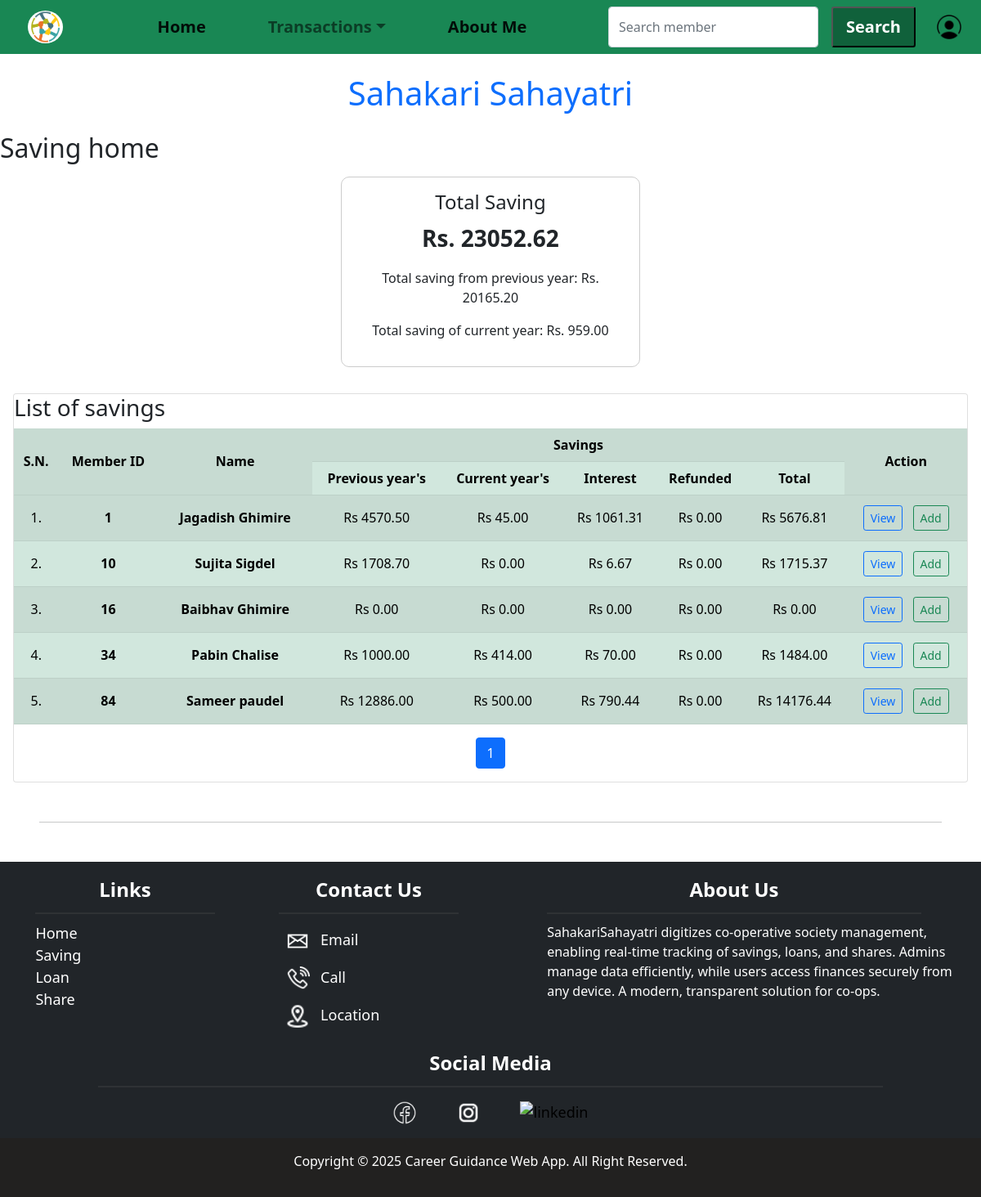
Page /saving/ (signed in) on the earlier database version.
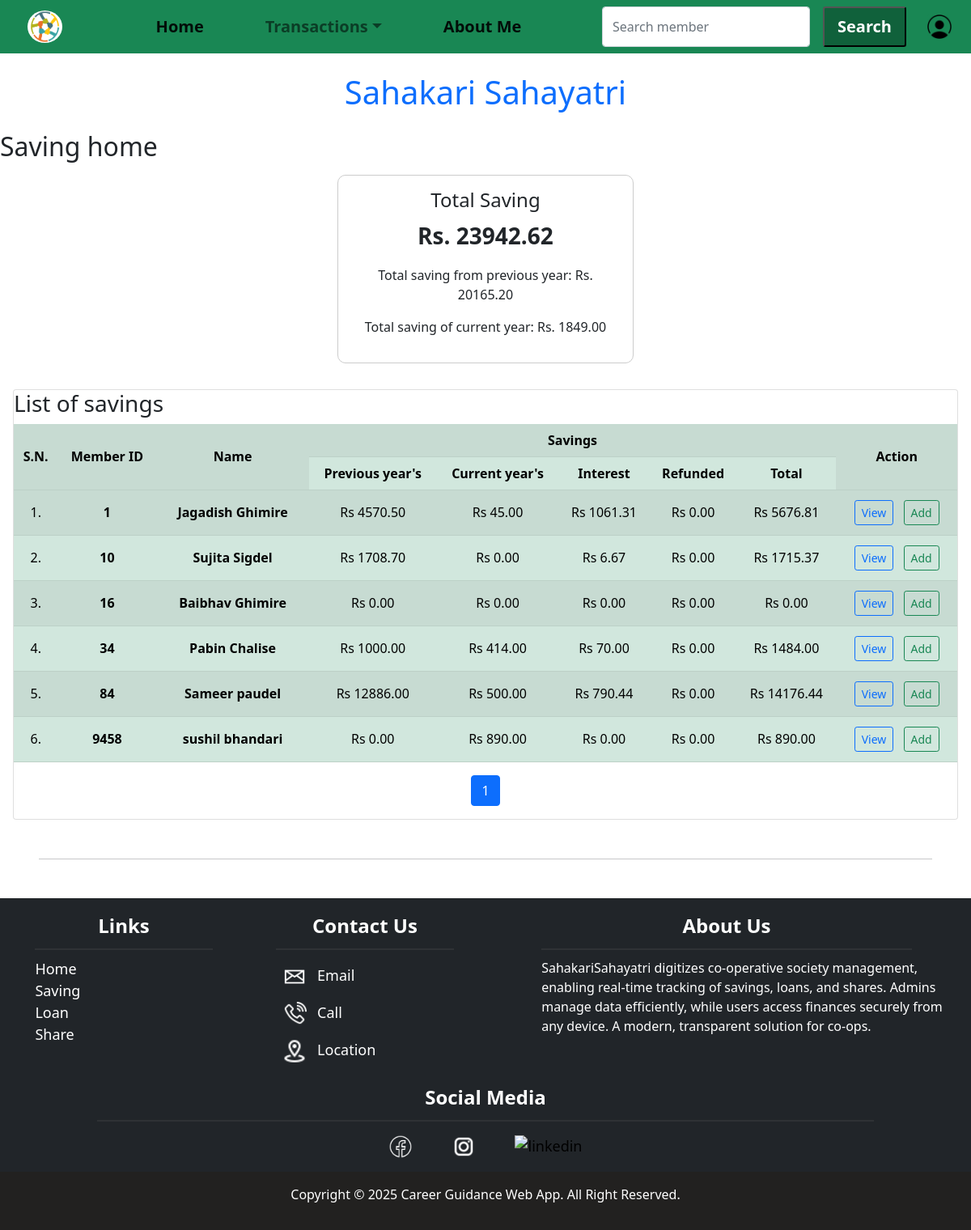
Same page on the later database version.
### customer/models.py (models this page shows, shortened)
class Member(models.Model):
    user = models.OneToOneField(User, on_delete=models.CASCADE, related_name='member_profile')
    member_id = models.IntegerField(unique=True, primary_key=True)
    first_name = models.CharField(max_length=30, blank=False)
    middle_name = models.CharField(max_length=30, blank=True)
    last_name = models.CharField(max_length=30, blank=False)
    email = models.EmailField(unique=True, blank=True)
    phone_number = models.CharField(max_length=15, unique=True, blank=True)
    address = models.TextField(blank=False)
    date_of_birth = models.DateField(blank=True, null=True)
    citizenship_number = models.CharField(max_length=20, unique=True, blank=False)
    occupation = models.CharField(max_length=100, blank=True)
    date_joined = models.DateField(null=True, blank=True)
    name = models.CharField(max_length=100, blank=False, editable=False)
    class Meta:
        ordering = ['member_id']  # Ascending order

### saving/models.py (models this page shows, shortened)
class YearlyInterest(models.Model):
    customer = models.ForeignKey(Member, on_delete=models.CASCADE, related_name='yearly_interests')
    year = models.IntegerField(help_text="Fiscal year starting in Shrawan")  # e.g., 2081
    previous_interest_rate = models.DecimalField(max_digits=5, decimal_places=2)
    previous_interest_amount = models.DecimalField(max_digits=12, decimal_places=2, default=0.00)
    current_interest_rate = models.DecimalField(max_digits=5, decimal_places=2)
    current_interest_amount = models.DecimalField(max_digits=12, decimal_places=2, default=0.00)
    date = models.DateField(default=timezone.now)
    remarks = models.TextField(blank=True, null=True)
    class Meta:
        unique_together = ('customer', 'year')
        ordering = ['date']

### saving/views.py (the view)
# urls.py: path('', saving.saving_home, name='saving_home'),
@login_required(login_url='loginpage')
def saving_home(request):
    fiscal_year_start = get_fiscal_year_start()
    members = Member.objects.all()
    customer_data = []
    total_previous_saving = 0
    total_current_saving = 0
    total_saved = 0
    for member in members:
        deposits = Deposit.objects.filter(customer=member)
        refunds = SavingRefund.objects.filter(customer=member)
        interest = YearlyInterest.objects.filter(customer=member)
        previous_saving = deposits.filter(date__lt=fiscal_year_start).aggregate(total=Sum('amount'))['total'] or 0
        current_saving = deposits.filter(date__gte=fiscal_year_start).aggregate(total=Sum('amount'))['total'] or 0
        total_refunded = refunds.aggregate(total=Sum('amount_refunded'))['total'] or 0
        total_previous_interest = interest.aggregate(total=Sum('previous_interest_amount'))['total'] or 0
        total_current_interest = interest.aggregate(total=Sum('current_interest_amount'))['total'] or 0
        total_interest = total_current_interest + total_previous_interest
        total_saving = previous_saving + current_saving - total_refunded + total_previous_interest + total_current_interest
        total_previous_saving += previous_saving  # Accumulate here
        total_current_saving += current_saving  # Accumulate here
        total_saved += total_saving  # Accumulate here
        if member.middle_name:
            name=f"{member.first_name} {member.middle_name} {member.last_name}"
        else:
            name=f"{member.first_name} {member.last_name}"
        customer_data.append({
            'id': member.member_id,
            'name': name,
            'previous_saving': previous_saving,
            'current_saving': current_saving,
            'total_refunded': total_refunded,
            'total_saving': total_saving,
        'total_interest': total_interest,
        })
    paginator = Paginator(customer_data,20)
    page_number = request.GET.get('page')
    page_obj = paginator.get_page(page_number)
    return render(request, 'saving_home.html', {
        'customer_data': customer_data,
        'total_saved': total_saved,
        'total_previous_saving': total_previous_saving,  # Pass to template
        'total_current_saving': total_current_saving,
        'page_obj': page_obj
    })

### saving/templates/saving_home.html (shortened to what this page needs)
{% extends "base.html" %}
{% load static %}
{% block content %}
<h2>Saving home</h2>
<div class="row justify-content-center m-3">
    <div class="col-lg-4 col-md-6 col-sm-12 mb-3">
        <div class="card transaction-card text-center p-3">
            <h4>Total Saving</h4>
            <p class="fs-3 fw-bold">Rs. {{ total_saved|floatformat:2 }}</p>
            <p>Total saving from previous year: Rs. {{ total_previous_saving|floatformat:2 }}</p>
            <p>Total saving of current year: Rs. {{ total_current_saving|floatformat:2 }}</p>
        </div>
    </div>
</div>
<div class="card m-3">
    <h3>List of savings</h3>
    <div class="table-responsive">
        <table class="table table-striped table-responsive table-hover table-success">
            <tr class="align-middle text-center">
                <th rowspan="2">S.N.</th>
                <th rowspan="2">Member ID</th>
                <th rowspan="2">Name</th>
                <th colspan="5">Savings</th>
                <th rowspan="2">Action</th>
            </tr>
            <tr class="align-middle text-center">
                <th>Previous year's</th>
                <th>Current year's</th>
                <th>Interest</th>
                <th>Refunded</th>
                <th>Total</th>
            </tr>
            {% if page_obj %}
                {% for customer in page_obj %}
                    <tr class="align-middle text-center">
                        <td>{{ forloop.counter0|add:page_obj.start_index }}.</td>
                        <td>
                            <a href="{% url 'customer_details' customer.id %}" class="links text-decoration-none text-black fw-bold">{{ customer.id }}</a>
                        </td>
                        <td>
                            <a href="{% url 'customer_details' customer.id %}" class="links text-decoration-none text-black fw-bold">{{ customer.name }}</a>
                        </td>
                        <td>Rs {{ customer.previous_saving|floatformat:2 }}</td>
                        <td>Rs {{ customer.current_saving|floatformat:2 }}</td>
                        <td>Rs {{ customer.total_interest|floatformat:2 }}</td>
                        <td>Rs {{ customer.total_refunded|floatformat:2 }}</td>
                        <td>Rs {{ customer.total_saving|floatformat:2 }}</td>
                        <td>
                            <a class="btn btn-sm btn-outline-primary m-1" href="{% url 'saving_details' customer.id %}">View</a>
                            <a class="btn btn-sm btn-outline-success m-1" href="{% url 'saving_add' customer.id %}">Add</a>
                        </td>
                    </tr>
                {% endfor %}
            {% else %}
                <tr>
                    <td colspan="9" class="text-center">No savings found.</td>
                </tr>
            {% endif %}
        </table>
    </div>
    <nav aria-label="Page navigation">
        <ul class="pagination justify-content-center">
            <li class="page-item active">
                <span class="page-link">{{ page_obj.number }}</span>
            </li>
        </ul>
    </nav>
</div>
{% endblock content %}

### saving/templates/base.html (shortened to what this page needs)
<!DOCTYPE html>
{% load static %}
<html lang="en">
    <head>
        <link rel="stylesheet" type="text/css" href="{% static 'css/style.css' %}">
        <link href="https://cdn.jsdelivr.net/npm/bootstrap@5.0.2/dist/css/bootstrap.min.css" rel="stylesheet">
        <link rel="stylesheet" href="https://cdnjs.cloudflare.com/ajax/libs/font-awesome/5.15.4/css/all.min.css">
    </head>
    <body>
        <nav class="navbar navbar-expand-lg navbar-light sticky-top container-fluid bg-success text-black position-relative">
            <div class="container-fluid">
                <a class="navbar-brand" href="{% url 'home' %}"><img class="career-img" src="{% static 'images/pngwi.png' %}" alt="logo" style="width: 43px; height: 40px; margin-left:10px; background-color:white; border-radius:50%;"></a>
                <div class="collapse navbar-collapse" id="navbarSupportedContent">
                    <ul class="navbar-nav mx-auto mb-2 mb-lg-0">
                        {% if user.is_authenticated %}
                            {% if user.is_superuser or user.is_staff %}
                                <li class="nav-item">
                                    <a class="nav-link active" aria-current="page" href="{% url 'home' %}">Home</a>
                                </li>
                                <li class="nav-item dropdown">
                                    <a class="nav-link dropdown-toggle" href="" id="financeDropdown" role="button" data-bs-toggle="dropdown" aria-expanded="false">Transactions</a>
                                    <ul class="dropdown-menu dropdown-success-bg" aria-labelledby="financeDropdown">
                                        <li class="dropdown-submenu position-relative">
                                            <a class="dropdown-item dropdown-toggle dropdown-success-link" href="#" data-toggle="dropdown-submenu">Saving</a>
                                            <ul class="dropdown-menu dropdown-success-bg">
                                                <li><a class="dropdown-item" href="{% url 'saving_home' %}">View Savings</a></li>
                                                <li><a class="dropdown-item" href="{% url 'saving_interest' %}">Saving Interest</a></li>
                                            </ul>
                                        </li>
                                        <li><a class="dropdown-item dropdown-success-link" href="{% url 'loan_home' %}">Loan</a></li>
                                        <li><a class="dropdown-item dropdown-success-link" href="{% url 'expenses_home' %}">Expenses</a></li>
                                        <li><a class="dropdown-item dropdown-success-link" href="{% url 'share_home' %}">Share</a></li>
                                    </ul>
                                </li>
                                <li class="nav-item">
                                    <a class="nav-link active" aria-current="page" href="{% url 'customer_home' %}">Members</a>
                                </li>
                            {% else %}
                                <li class="nav-item">
                                    <a class="nav-link active" aria-current="page" href="{% url 'user_home' %}">Home</a>
                                </li>
                                <li class="nav-item dropdown">
                                    <a class="nav-link dropdown-toggle" href="" id="financeDropdown" role="button" data-bs-toggle="dropdown" aria-expanded="false">Transactions</a>
                                </li>
                                <li class="nav-item">
                                    <a class="nav-link active" href="{% url 'about_me' %}" tabindex="-1">About Me</a>
                                </li>
                            {% endif %}
                        {% endif %}
                    </ul>
                    <form class="nav-search d-flex" action="" method="GET">
                        <input type="text" name="name" id="name" class="form-control text" placeholder="Search member" required>
                        <button type="submit" class="btn-sm mx-3 nav-link search-btn text-black">Search</button>
                    </form>
                </div>
                {% if request.user.is_authenticated %}
                    <a href="#" id="setting-icon" class="setting-icon">
                        <img class="profile-nav" src="{% static 'images/profile.png' %}" alt="setting">
                    </a>
                {% endif %}
            </div>
        </nav>
        <h1 class="m-4 text-center text-primary">Sahakari Sahayatri</h1>
        {% block content %}
        {% endblock content %}
    <hr class="m-5">
    <footer class="footer container-fluid bg-dark text-white w-100">
        <div class="container-fluid">
            <div class="row p-3">
                <div class="col-12 col-md-3">
                    <div class="footer-link text-center">Links <hr></div>
                    <div class="footer-link-text">
                        <a href="{% url 'home' %}">Home</a><br>
                        <a href="{% url 'saving_home' %}">Saving</a><br>
                        <a href="{% url 'loan_home' %}">Loan</a><br>
                        <a href="{% url 'share_home' %}">Share</a><br>
                    </div>
                </div>
                <div class="col-12 col-md-3">
                    <div class="footer-link text-center">Contact Us <hr></div>
                    <div class="footer-link-text">
                        <a class="contact-link" target="_blank" href="mailto:info.sahakarisahayatri@gmail.com">
                            <img class="contact-img m-2" src="{% static 'images/emaill.png' %}" alt="mail"> Email
                        </a><br>
                        <a class="contact-link" target="_blank" href="tel:">
                            <img class="contact-img m-2" src="{% static 'images/phone.png' %}" alt="call"> Call
                        </a><br>
                        <a class="contact-link" target="_blank" href="https://maps.app.goo.gl/bBbN61fWyRSp59sZ8">
                            <img class="contact-img m-2" src="{% static 'images/map.png' %}" alt="MAP"> Location
                        </a><br>
                    </div>
                </div>
                <div class="col-12 col-md-6">
                    <div class="footer-link text-center">About Us <hr></div>
                    <div class="footer-link-text">
                        <p class="footer-text">SahakariSahayatri digitizes co-operative society management, enabling real-time tracking of savings, loans, and shares. Admins manage data efficiently, while users access finances securely from any device. A modern, transparent solution for co-ops.</p>
                    </div>
                </div>
            </div>
            <div class="row">
                <div class="col-12 text-center justify-content-center align-item-center">
                    <div class="footer-link text-center">Social Media <hr></div>
                    <div class="footer-link-contact d-flex justify-content-center m-3">
                        <div class="mx-4"><a href="https://shorturl.at/Z7Oud" target="_blank">
                            <img class="contact-imgg " src="{% static 'images/facebook1.png' %}" alt="facebook">
                        </a></div>
                        <div class="mx-4"><a href="https://www.instagram.com/" target="_blank">
                            <img class="contact-imgg " src="{% static 'images/instagram1.png' %}" alt="instagram">
                        </a></div>
                        <div class="mx-4"><a href="https://www.linkedin.com/in/" target="_blank">
                            <img class="contact-imgg" src="{% static 'images/linkedin2.png' %}" alt="linkedin">
                        </a></div>
                    </div>
                </div>
            </div>
        </div>
    </footer>
    <footer class="foot p-2 container-fluid text-white w-100">
        <div class="container-fluid text-center p-2">
            <p class="copyright">Copyright &copy; 2025 Career Guidance Web App. All Right Reserved.</p>
        </div>
    </footer>
    </body>
    <link rel="stylesheet" href="{% static 'css/style.css' %}">
</html>

Differences in the rows shown:
added Member: id "9458", name "sushil bhandari", previous_saving "0.00", current_saving "890.00", total_interest "0.00", total_refunded "0.00", total_saving "890.00"
Other differences:
{{ total_saved|floatformat:2 }}: "23052.62" → "23942.62"
{{ total_current_saving|floatformat:2 }}: "959.00" → "1849.00"
